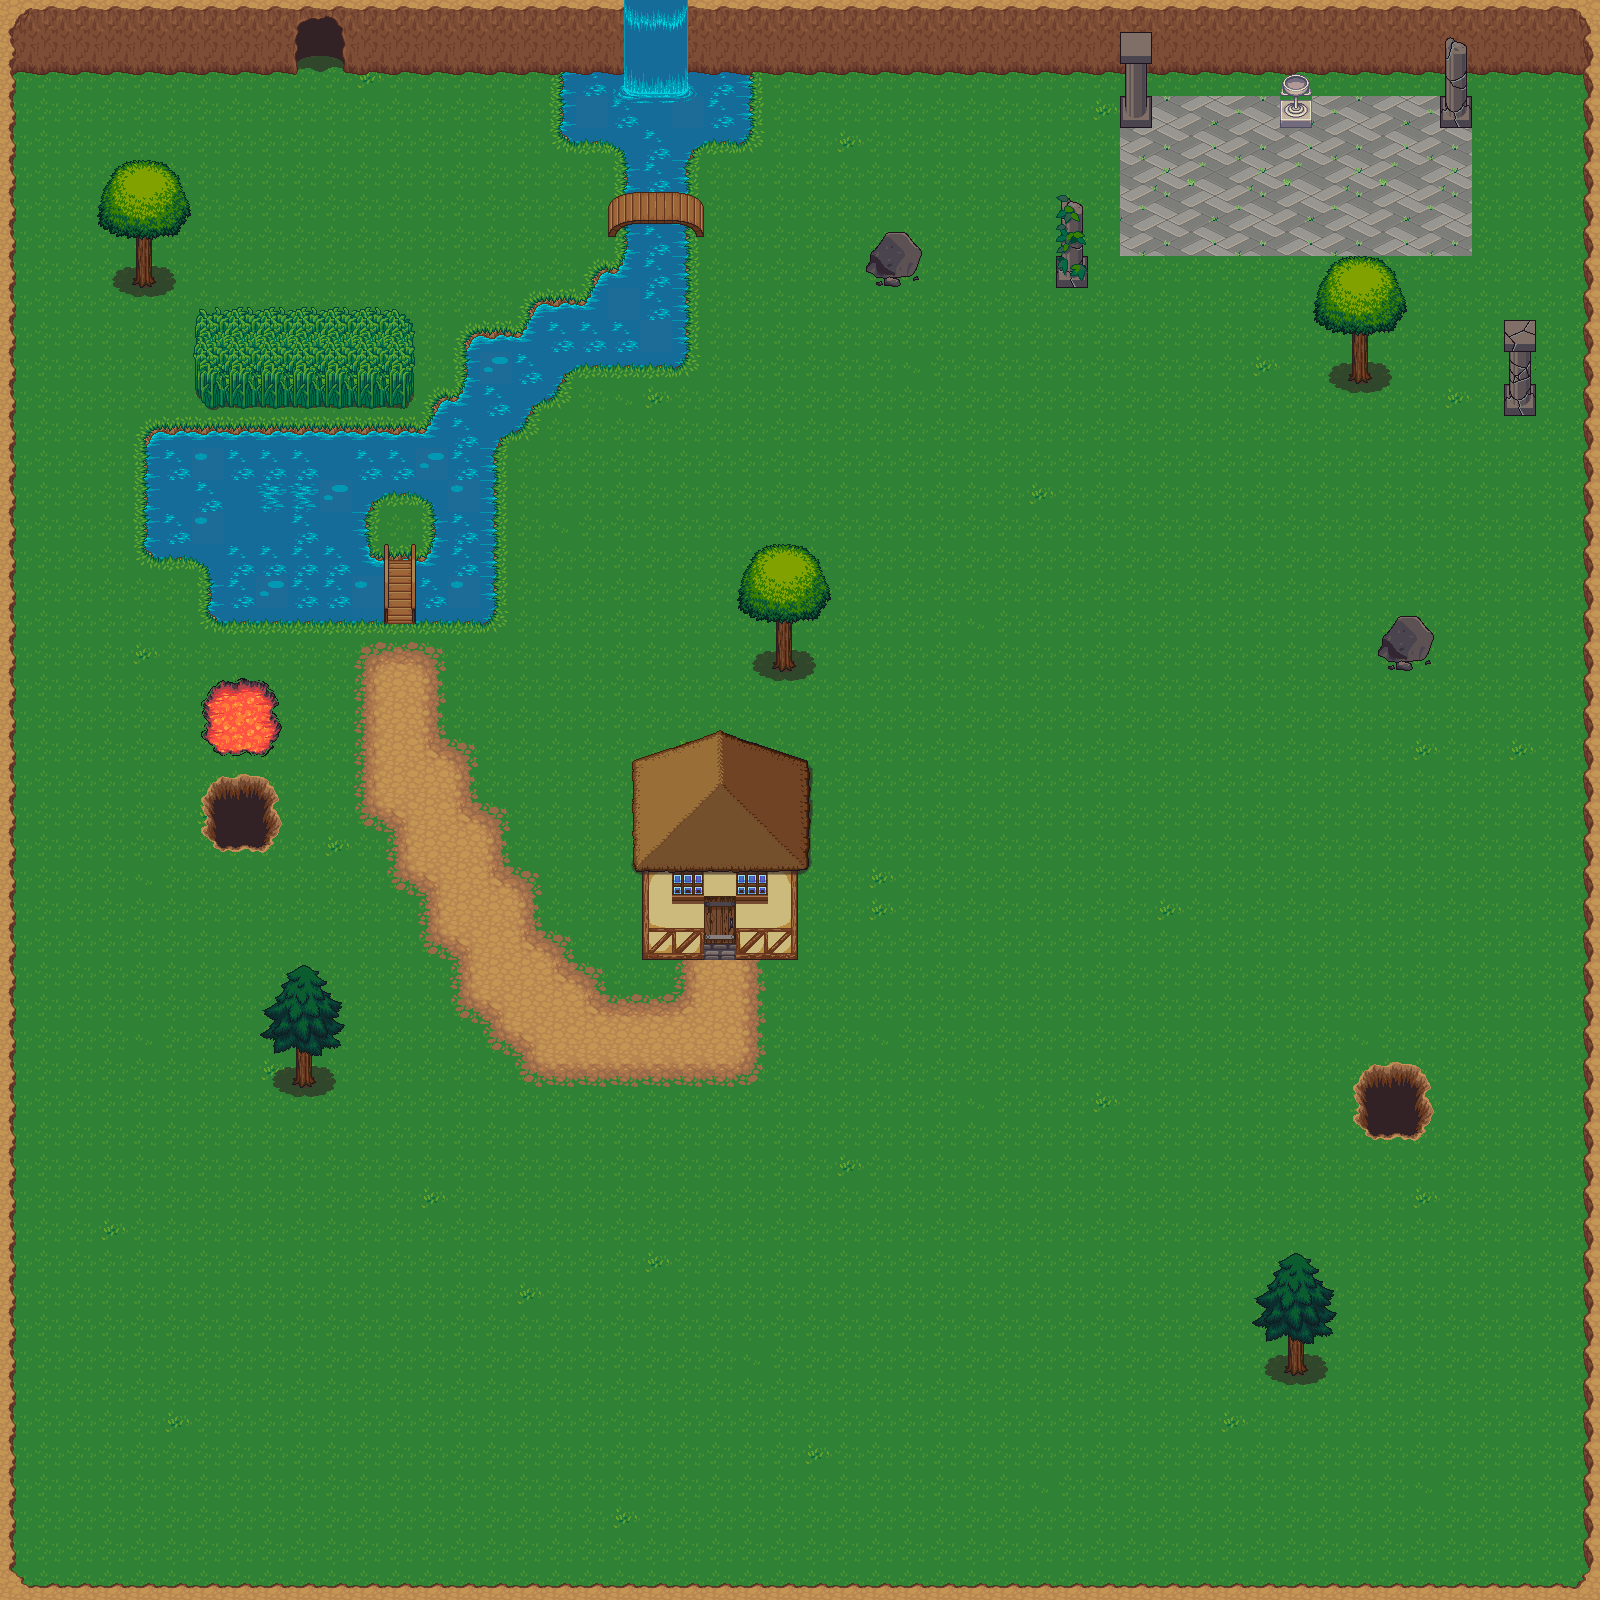

The image is a tile-based game level rendered from a .tmx file. Its description and source (layers, tilesets, objects; grid data summarised) follow:
An orthogonal 50x50 tile map with 32x32 px tiles, 8 tile layers (background, road, water, walls, ...), 6 tilesets and 58 objects (52x collision, 2x fall, player_spawn_point, death).

<map version="1.8" tiledversion="1.8.2" orientation="orthogonal" renderorder="right-down" width="50" height="50" tilewidth="32" tileheight="32" infinite="0" nextlayerid="12" nextobjectid="100">
 <tileset firstgid="1" source="tileset/base_out_atlas.tsx" />
 <tileset firstgid="1025" source="tileset/terrain_atlas.tsx" />
 <tileset firstgid="2049" source="tileset/building.tsx" />
 <tileset firstgid="2553" source="tileset/windows_and_doors.tsx" />
 <tileset firstgid="3577" source="tileset/walls.tsx" />
 <tileset firstgid="3833" source="tileset/roof.tsx" />
 <layer id="1" name="background" width="50" height="50" locked="1">
  <data>[2500 cells, 2498 non-empty, 5 distinct tile ids]</data>
 </layer>
 <layer id="11" name="road" width="50" height="50" locked="1">
  <data>[2500 cells, 77 non-empty, 12 distinct tile ids]</data>
 </layer>
 <layer id="3" name="water" width="50" height="50" locked="1" opacity="0.99">
  <data>[2500 cells, 142 non-empty, 29 distinct tile ids]</data>
 </layer>
 <layer id="2" name="walls" width="50" height="50" locked="1">
  <data>[2500 cells, 292 non-empty, 20 distinct tile ids]</data>
 </layer>
 <layer id="4" name="decorations" width="50" height="50" locked="1">
  <data>[2500 cells, 155 non-empty, 64 distinct tile ids]</data>
 </layer>
 <layer id="9" name="houses" width="50" height="50">
  <data>[2500 cells, 15 non-empty, 10 distinct tile ids]</data>
 </layer>
 <layer id="10" name="houses-decorations" width="50" height="50">
  <data>[2500 cells, 8 non-empty, 5 distinct tile ids]</data>
 </layer>
 <layer id="6" name="above-player" width="50" height="50">
  <data>[2500 cells, 124 non-empty, 66 distinct tile ids]</data>
 </layer>
 <objectgroup id="7" name="Objects">
  <object id="1" name="player_spawn_point" x="434" y="764.667">
   <point />
  </object>
  <object id="2" type="collision" x="1584" y="65.3333" width="14.6667" height="1527.33" />
  <object id="8" type="collision" x="0.5" y="1586" width="1598" height="13" />
  <object id="9" type="collision" x="1" y="63.3333" width="11" height="1520.17" />
  <object id="10" type="collision" x="0" y="-1" width="295.5" height="73" />
  <object id="11" type="collision" x="343.5" y="0.5" width="1255" height="72" />
  <object id="13" type="collision" x="1" y="1577" width="22.5" height="8" />
  <object id="15" type="collision" x="1286" y="1361.83" width="20.5" height="13.1667" />
  <object id="16" type="collision" x="293.333" y="1074.42" width="22" height="12.25" />
  <object id="17" type="collision" x="772.5" y="655.5" width="23" height="15.25" />
  <object id="18" type="collision" x="1347.5" y="367.5" width="25.25" height="15.5" />
  <object id="19" type="collision" x="132.667" y="271.167" width="22.3333" height="15.5" />
  <object id="22" type="collision" x="560.667" y="73" width="193" height="72" />
  <object id="23" type="collision" x="619.667" y="145.667" width="77.3333" height="8" />
  <object id="24" type="collision" x="624.333" y="153.667" width="65" height="38.3333" />
  <object id="26" type="collision" x="626" y="227.167" width="61.3333" height="139.833" />
  <object id="27" type="collision" x="609.75" y="229.5" width="15.75" height="7" />
  <object id="28" type="collision" x="688.5" y="230.25" width="14.75" height="6.5" />
  <object id="29" type="collision" x="599" y="269" width="26.75" height="97.25" />
  <object id="30" type="collision" x="618.25" y="259.75" width="7.5" height="8.75" />
  <object id="31" type="collision" x="536" y="301.5" width="62.75" height="64.5" />
  <object id="32" type="collision" x="587.75" y="286.5" width="11" height="15.25" />
  <object id="33" type="collision" x="594" y="273.75" width="4.75" height="12.25" />
  <object id="34" type="collision" x="467.25" y="331.25" width="68.25" height="75.25" />
  <object id="35" type="collision" x="535.75" y="366.25" width="15.25" height="33.75" />
  <object id="36" type="collision" x="552" y="367.25" width="4.75" height="26.75" />
  <object id="37" type="collision" x="557.5" y="366" width="4.75" height="18.25" />
  <object id="39" type="collision" x="415.167" y="560" width="80.5833" height="61.5" />
  <object id="40" type="collision" x="434.5" y="406.25" width="60.75" height="154" />
  <object id="41" type="collision" x="495.75" y="406.25" width="22.5" height="25.5" />
  <object id="42" type="collision" x="495.25" y="432.25" width="13.75" height="4.5" />
  <object id="43" type="collision" x="495.75" y="436.75" width="5" height="10.25" />
  <object id="44" type="collision" x="518.75" y="406.75" width="5" height="20.5" />
  <object id="45" type="collision" x="524.75" y="407.25" width="7" height="9" />
  <object id="46" type="collision" x="439.25" y="396.5" width="27.75" height="9" />
  <object id="48" type="collision" x="635" y="221.25" width="43.25" height="3.25" />
  <object id="49" type="collision" x="616" y="194" width="8.5" height="1.75" />
  <object id="50" type="collision" x="689.25" y="193.75" width="8" height="1.25" />
  <object id="51" type="collision" x="526" y="314.5" width="9.5" height="17" />
  <object id="52" type="collision" x="427.091" y="550.364" width="6.72727" height="9.45455" />
  <object id="53" type="collision" x="144.667" y="428.333" width="290" height="65.6667" />
  <object id="54" type="collision" x="145" y="494.667" width="223.667" height="62.3333" />
  <object id="55" type="collision" x="209.667" y="557.667" width="174.334" height="65" />
  <object id="57" type="collision" x="369" y="493.667" width="8.66667" height="8" />
  <object id="58" x="428" y="494.333" width="6" height="7" />
  <object id="59" type="collision" x="1123" y="98" width="28" height="26" />
  <object id="60" type="collision" x="871" y="259.333" width="49" height="22.6667" />
  <object id="61" type="collision" x="1057" y="255" width="31" height="33" />
  <object id="62" type="collision" x="1282" y="98" width="28" height="25" />
  <object id="63" type="collision" x="1440" y="95" width="32" height="32" />
  <object id="64" type="collision" x="1507" y="384" width="27" height="30" />
  <object id="65" type="collision" x="1381" y="641" width="54" height="28" />
  <object id="66" type="fall" x="1373.25" y="1092.5" width="38.75" height="35.5" />
  <object id="67" type="fall" x="223" y="803.455" width="35" height="36.0909" rotation="1.01778e-13" />
  <object id="68" type="death" x="218.386" y="697.795" width="45.5909" height="43.6364" />
  <object id="73" type="collision" x="643" y="801" width="154" height="141.5" />
  <object id="83" type="collision" x="642.5" y="942.5" width="61.5" height="16" />
  <object id="84" x="736.5" y="942.5" width="60.5" height="16" />
 </objectgroup>
</map>
